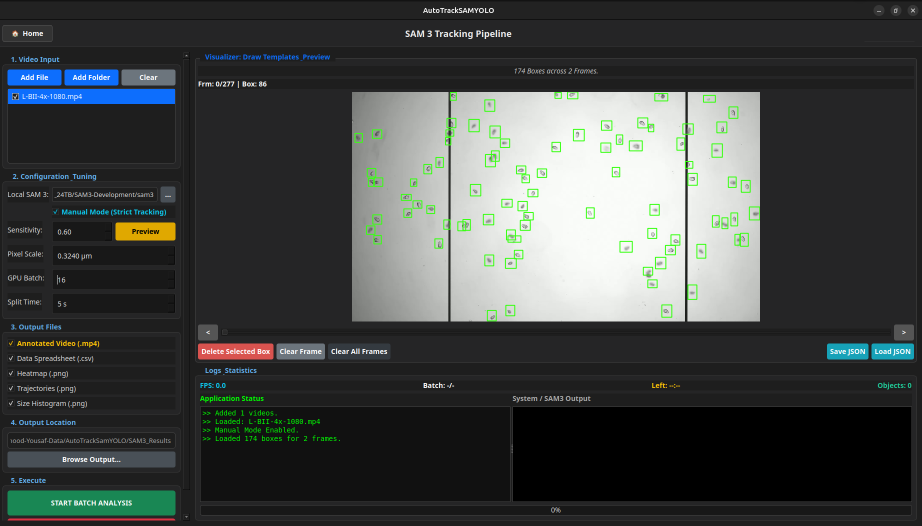
#> input picture GUI.png, 1844 x 1051 px (shown at 1/2 size)
$ python -i ocr_logic.py   (imports and definitions only)
#> lines starting #> are read from the running program, lines starting #| are printed output that depends on the picture; after the words box and inside, x2 and y2 are one past the last pixel; in counts of white or black regions, pixels touching at a corner belong together
#> further down, picture is the input picture: shape (1051, 1844, 3); mean B, G, R 68.7, 70.2, 66.3
import cv2
import pytesseract
from datetime import datetime, timedelta
import subprocess
import os
import re
import numpy as np
import sys

# Configure Tesseract Path if needed
# pytesseract.pytesseract.tesseract_cmd = r'C:\Program Files\Tesseract-OCR\tesseract.exe'

class OCRVideoSplitter:
    def __init__(self, log_signal=None, progress_signal=None, date_format="%Y-%m-%d %H:%M:%S", ocr_config=None):
        self.log_signal = log_signal
        self.progress_signal = progress_signal
        self.stop_flag = False
        self.time_map = []
        self.date_format = date_format

        # Default config if None
        self.ocr_config = ocr_config if ocr_config else {
            'scale': 4, 'method': 'Otsu', 'thresh_val': 127, 'invert': False
        }

    def log(self, msg):
        if self.log_signal: self.log_signal.emit(msg)
        else: print(msg)

    def preprocess_image(self, img):
        """Dynamic preprocessing based on UI settings."""
        if img is None or img.size == 0: return img

        # 1. Grayscale
        gray = cv2.cvtColor(img, cv2.COLOR_BGR2GRAY)
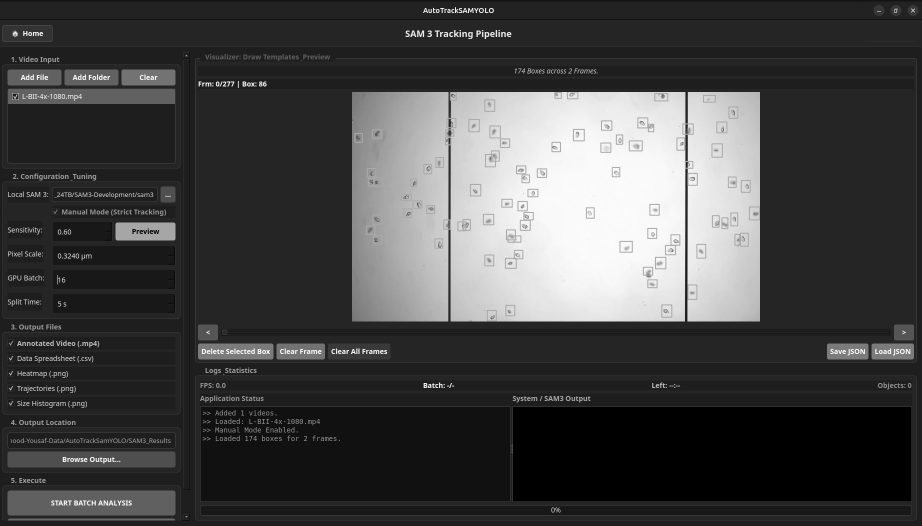
#> gray: shape (1051, 1844) (shown at 1/2 size); min 0, max 255, mean 68.8

        # 2. Upscale (Dynamic)
        scale = self.ocr_config.get('scale', 4)
        if scale > 1:
            gray = cv2.resize(gray, None, fx=scale, fy=scale, interpolation=cv2.INTER_CUBIC)
#> gray: shape (4204, 7376)

        # 3. Denoise
        gray = cv2.GaussianBlur(gray, (5, 5), 0)

        # 4. Threshold (Dynamic)
        method = self.ocr_config.get('method', 'Otsu')
        if method == 'Manual':
            val = self.ocr_config.get('thresh_val', 127)
            _, thresh = cv2.threshold(gray, val, 255, cv2.THRESH_BINARY)
        else:
            # Otsu
            _, thresh = cv2.threshold(gray, 0, 255, cv2.THRESH_BINARY + cv2.THRESH_OTSU)
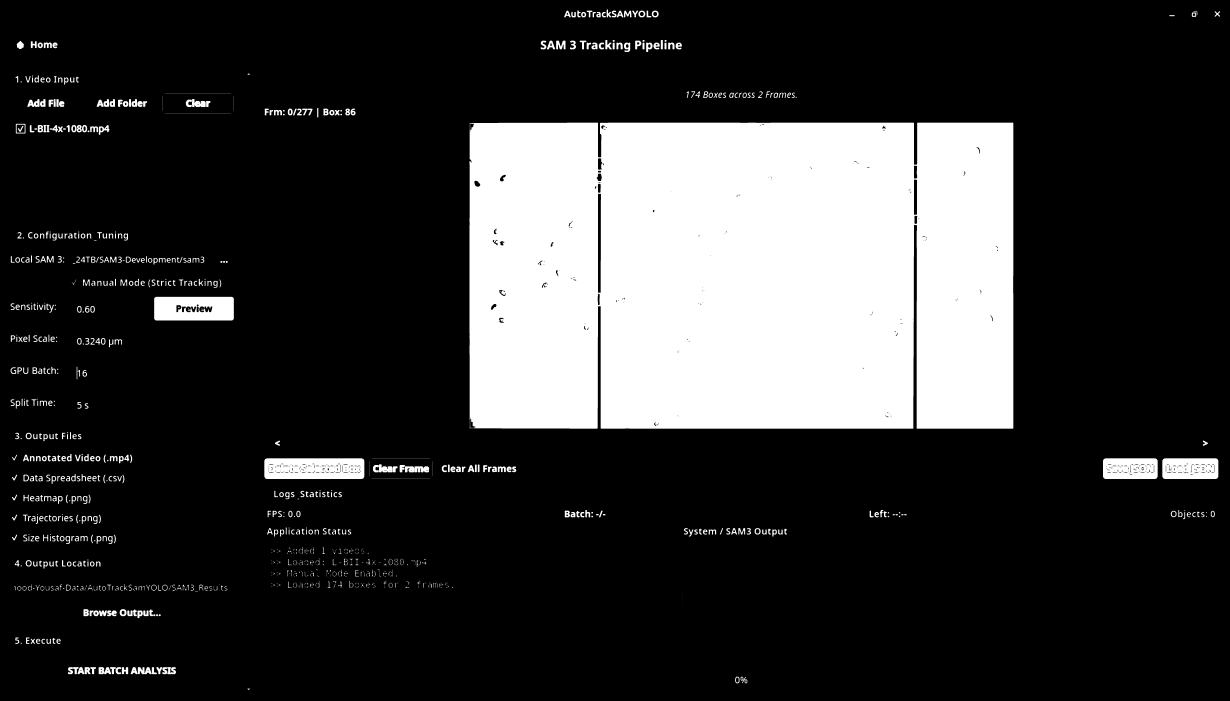
#> thresh: shape (4204, 7376) (shown at 1/6 size); 20.7% white; 969 white regions (168 under 20 px), largest, box (x1, y1, x2, y2) and area: (2817, 736, 6080, 2572) 5915082, (1586, 2750, 2186, 2874) 71116, (925, 1781, 1403, 1923) 62607

        # 5. Inversion (Smart or Forced)
        force_invert = self.ocr_config.get('invert', False)

        if force_invert:
            # User wants explicit inversion
            thresh = cv2.bitwise_not(thresh)
        else:
            # Smart Check: If text is white on black, we invert to get black on white
            white_pixels = np.count_nonzero(thresh)
#> white_pixels = 6419204
            if white_pixels < (thresh.size * 0.5):
                thresh = cv2.bitwise_not(thresh)

        # 6. Padding
        thresh = cv2.copyMakeBorder(thresh, 20, 20, 20, 20, cv2.BORDER_CONSTANT, value=[255])
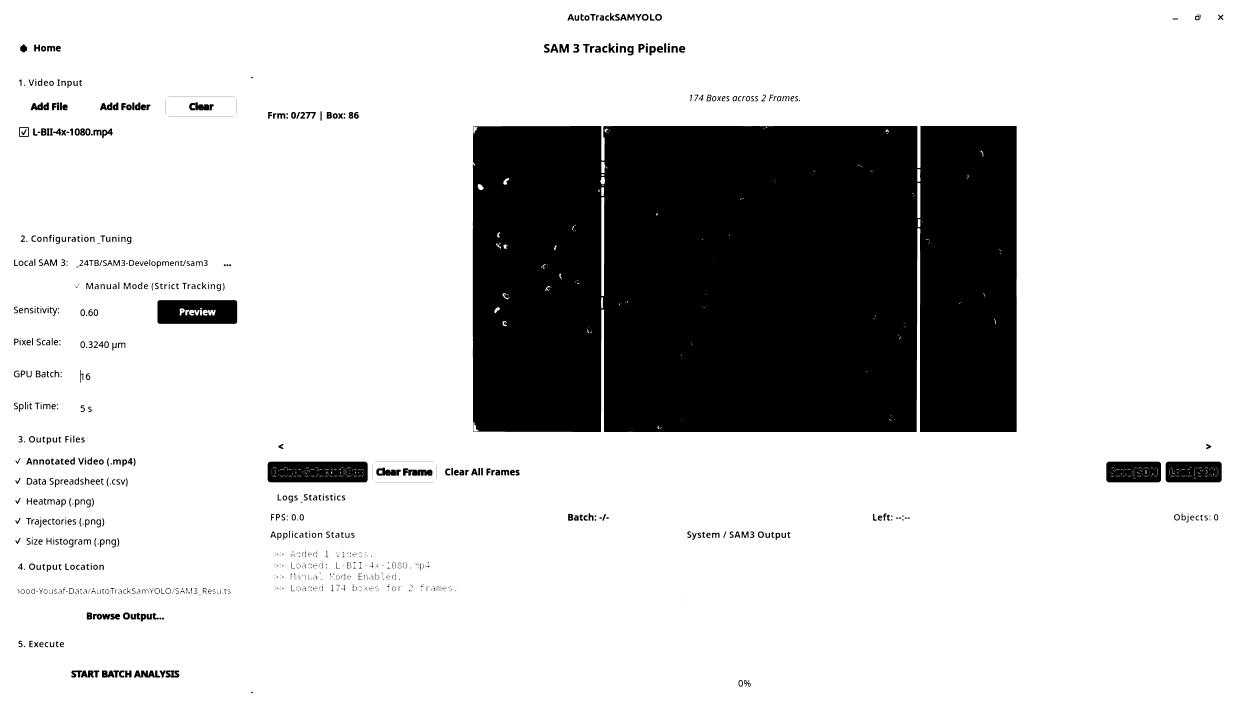
#> thresh: shape (4244, 7416) (shown at 1/6 size); 79.6% white; 969 black regions (168 under 20 px), largest, box (x1, y1, x2, y2) and area: (2837, 756, 6100, 2592) 5915082, (1606, 2770, 2206, 2894) 71116, (945, 1801, 1423, 1943) 62607

        return thresh

    # [138 lines left out: functions clean_ocr_text, parse_time_string, run_single_frame_ocr, scan_video, get_video_time_from_real_time, execute_split, not called in this run]

>>> import cv2
>>> picture = cv2.imread('../GUI.png')
>>> result = OCRVideoSplitter().preprocess_image(picture)
